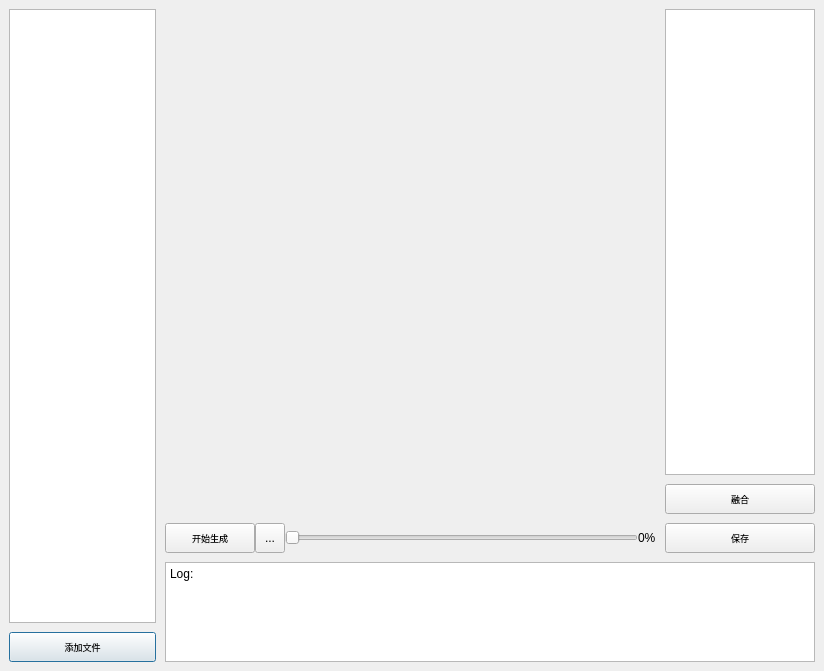
<?xml version="1.0" encoding="UTF-8"?>
<ui version="4.0">
 <class>zimu</class>
 <widget class="QDialog" name="zimu">
  <property name="geometry">
   <rect>
    <x>0</x>
    <y>0</y>
    <width>824</width>
    <height>671</height>
   </rect>
  </property>
  <property name="windowTitle">
   <string>Dialog</string>
  </property>
  <layout class="QHBoxLayout" name="horizontalLayout_2">
   <property name="spacing">
    <number>0</number>
   </property>
   <property name="leftMargin">
    <number>0</number>
   </property>
   <property name="topMargin">
    <number>0</number>
   </property>
   <property name="rightMargin">
    <number>0</number>
   </property>
   <property name="bottomMargin">
    <number>0</number>
   </property>
   <item>
    <widget class="QWidget" name="widget_left" native="true">
     <property name="sizePolicy">
      <sizepolicy hsizetype="Preferred" vsizetype="Expanding">
       <horstretch>0</horstretch>
       <verstretch>0</verstretch>
      </sizepolicy>
     </property>
     <property name="minimumSize">
      <size>
       <width>165</width>
       <height>650</height>
      </size>
     </property>
     <layout class="QVBoxLayout" name="verticalLayout">
      <property name="spacing">
       <number>9</number>
      </property>
      <property name="leftMargin">
       <number>9</number>
      </property>
      <property name="topMargin">
       <number>9</number>
      </property>
      <property name="rightMargin">
       <number>9</number>
      </property>
      <property name="bottomMargin">
       <number>9</number>
      </property>
      <item>
       <widget class="QListWidget" name="listWidget">
        <property name="sizePolicy">
         <sizepolicy hsizetype="Maximum" vsizetype="Expanding">
          <horstretch>0</horstretch>
          <verstretch>0</verstretch>
         </sizepolicy>
        </property>
        <property name="maximumSize">
         <size>
          <width>150</width>
          <height>16777215</height>
         </size>
        </property>
       </widget>
      </item>
      <item>
       <widget class="QPushButton" name="add">
        <property name="sizePolicy">
         <sizepolicy hsizetype="Preferred" vsizetype="Fixed">
          <horstretch>0</horstretch>
          <verstretch>0</verstretch>
         </sizepolicy>
        </property>
        <property name="minimumSize">
         <size>
          <width>0</width>
          <height>30</height>
         </size>
        </property>
        <property name="font">
         <font>
          <family>Agency FB</family>
          <pointsize>7</pointsize>
         </font>
        </property>
        <property name="text">
         <string>添加文件</string>
        </property>
       </widget>
      </item>
     </layout>
    </widget>
   </item>
   <item>
    <widget class="QWidget" name="widget_4" native="true">
     <property name="sizePolicy">
      <sizepolicy hsizetype="Preferred" vsizetype="Expanding">
       <horstretch>0</horstretch>
       <verstretch>0</verstretch>
      </sizepolicy>
     </property>
     <layout class="QVBoxLayout" name="verticalLayout_4">
      <property name="spacing">
       <number>9</number>
      </property>
      <property name="leftMargin">
       <number>0</number>
      </property>
      <property name="topMargin">
       <number>9</number>
      </property>
      <property name="rightMargin">
       <number>9</number>
      </property>
      <property name="bottomMargin">
       <number>9</number>
      </property>
      <item>
       <widget class="QWidget" name="widget" native="true">
        <property name="sizePolicy">
         <sizepolicy hsizetype="Expanding" vsizetype="Expanding">
          <horstretch>0</horstretch>
          <verstretch>0</verstretch>
         </sizepolicy>
        </property>
        <property name="minimumSize">
         <size>
          <width>650</width>
          <height>450</height>
         </size>
        </property>
        <layout class="QHBoxLayout" name="horizontalLayout">
         <property name="spacing">
          <number>9</number>
         </property>
         <property name="leftMargin">
          <number>0</number>
         </property>
         <property name="topMargin">
          <number>0</number>
         </property>
         <property name="rightMargin">
          <number>0</number>
         </property>
         <property name="bottomMargin">
          <number>0</number>
         </property>
         <item>
          <widget class="QWidget" name="widget_2" native="true">
           <property name="sizePolicy">
            <sizepolicy hsizetype="Expanding" vsizetype="Expanding">
             <horstretch>0</horstretch>
             <verstretch>0</verstretch>
            </sizepolicy>
           </property>
           <property name="minimumSize">
            <size>
             <width>0</width>
             <height>200</height>
            </size>
           </property>
           <property name="maximumSize">
            <size>
             <width>16777215</width>
             <height>16666666</height>
            </size>
           </property>
           <layout class="QVBoxLayout" name="verticalLayout_2">
            <property name="spacing">
             <number>9</number>
            </property>
            <property name="leftMargin">
             <number>0</number>
            </property>
            <property name="topMargin">
             <number>0</number>
            </property>
            <property name="rightMargin">
             <number>0</number>
            </property>
            <property name="bottomMargin">
             <number>0</number>
            </property>
            <item>
             <widget class="myVideoWidget" name="wgt_video_2" native="true">
              <property name="sizePolicy">
               <sizepolicy hsizetype="Expanding" vsizetype="Expanding">
                <horstretch>0</horstretch>
                <verstretch>0</verstretch>
               </sizepolicy>
              </property>
              <property name="minimumSize">
               <size>
                <width>450</width>
                <height>300</height>
               </size>
              </property>
              <property name="maximumSize">
               <size>
                <width>16777215</width>
                <height>16777215</height>
               </size>
              </property>
             </widget>
            </item>
            <item>
             <widget class="QWidget" name="widgetcentral_cen" native="true">
              <property name="sizePolicy">
               <sizepolicy hsizetype="Expanding" vsizetype="Fixed">
                <horstretch>0</horstretch>
                <verstretch>0</verstretch>
               </sizepolicy>
              </property>
              <property name="minimumSize">
               <size>
                <width>400</width>
                <height>16</height>
               </size>
              </property>
              <property name="maximumSize">
               <size>
                <width>16777215</width>
                <height>30</height>
               </size>
              </property>
              <layout class="QHBoxLayout" name="horizontalLayout_3">
               <property name="spacing">
                <number>0</number>
               </property>
               <property name="sizeConstraint">
                <enum>QLayout::SetDefaultConstraint</enum>
               </property>
               <property name="leftMargin">
                <number>0</number>
               </property>
               <property name="topMargin">
                <number>0</number>
               </property>
               <property name="rightMargin">
                <number>0</number>
               </property>
               <property name="bottomMargin">
                <number>0</number>
               </property>
               <item>
                <widget class="QPushButton" name="start">
                 <property name="sizePolicy">
                  <sizepolicy hsizetype="Fixed" vsizetype="Fixed">
                   <horstretch>0</horstretch>
                   <verstretch>0</verstretch>
                  </sizepolicy>
                 </property>
                 <property name="minimumSize">
                  <size>
                   <width>90</width>
                   <height>30</height>
                  </size>
                 </property>
                 <property name="font">
                  <font>
                   <family>Agency FB</family>
                   <pointsize>7</pointsize>
                  </font>
                 </property>
                 <property name="text">
                  <string>开始生成</string>
                 </property>
                </widget>
               </item>
               <item>
                <widget class="QToolButton" name="play">
                 <property name="sizePolicy">
                  <sizepolicy hsizetype="Fixed" vsizetype="Fixed">
                   <horstretch>0</horstretch>
                   <verstretch>0</verstretch>
                  </sizepolicy>
                 </property>
                 <property name="minimumSize">
                  <size>
                   <width>30</width>
                   <height>30</height>
                  </size>
                 </property>
                 <property name="maximumSize">
                  <size>
                   <width>60</width>
                   <height>16777215</height>
                  </size>
                 </property>
                 <property name="baseSize">
                  <size>
                   <width>0</width>
                   <height>0</height>
                  </size>
                 </property>
                 <property name="text">
                  <string>...</string>
                 </property>
                 <property name="iconSize">
                  <size>
                   <width>126</width>
                   <height>42</height>
                  </size>
                 </property>
                </widget>
               </item>
               <item>
                <widget class="QSlider" name="sld_video">
                 <property name="sizePolicy">
                  <sizepolicy hsizetype="Expanding" vsizetype="Fixed">
                   <horstretch>0</horstretch>
                   <verstretch>0</verstretch>
                  </sizepolicy>
                 </property>
                 <property name="minimumSize">
                  <size>
                   <width>0</width>
                   <height>30</height>
                  </size>
                 </property>
                 <property name="maximum">
                  <number>100</number>
                 </property>
                 <property name="orientation">
                  <enum>Qt::Horizontal</enum>
                 </property>
                </widget>
               </item>
               <item>
                <widget class="QLabel" name="lab_video">
                 <property name="sizePolicy">
                  <sizepolicy hsizetype="Fixed" vsizetype="Preferred">
                   <horstretch>0</horstretch>
                   <verstretch>0</verstretch>
                  </sizepolicy>
                 </property>
                 <property name="minimumSize">
                  <size>
                   <width>0</width>
                   <height>30</height>
                  </size>
                 </property>
                 <property name="text">
                  <string>0%</string>
                 </property>
                </widget>
               </item>
              </layout>
             </widget>
            </item>
           </layout>
          </widget>
         </item>
         <item>
          <widget class="QWidget" name="widget_3" native="true">
           <property name="sizePolicy">
            <sizepolicy hsizetype="Preferred" vsizetype="Expanding">
             <horstretch>0</horstretch>
             <verstretch>0</verstretch>
            </sizepolicy>
           </property>
           <layout class="QVBoxLayout" name="verticalLayout_3">
            <property name="spacing">
             <number>9</number>
            </property>
            <property name="leftMargin">
             <number>0</number>
            </property>
            <property name="topMargin">
             <number>0</number>
            </property>
            <property name="rightMargin">
             <number>0</number>
            </property>
            <property name="bottomMargin">
             <number>0</number>
            </property>
            <item>
             <widget class="QTextEdit" name="textEdit">
              <property name="sizePolicy">
               <sizepolicy hsizetype="Fixed" vsizetype="Expanding">
                <horstretch>0</horstretch>
                <verstretch>0</verstretch>
               </sizepolicy>
              </property>
              <property name="minimumSize">
               <size>
                <width>100</width>
                <height>300</height>
               </size>
              </property>
              <property name="maximumSize">
               <size>
                <width>150</width>
                <height>16777215</height>
               </size>
              </property>
             </widget>
            </item>
            <item>
             <widget class="QPushButton" name="pushButton">
              <property name="minimumSize">
               <size>
                <width>0</width>
                <height>30</height>
               </size>
              </property>
              <property name="font">
               <font>
                <pointsize>7</pointsize>
               </font>
              </property>
              <property name="text">
               <string>融合</string>
              </property>
             </widget>
            </item>
            <item>
             <widget class="QPushButton" name="save">
              <property name="sizePolicy">
               <sizepolicy hsizetype="Preferred" vsizetype="Fixed">
                <horstretch>0</horstretch>
                <verstretch>0</verstretch>
               </sizepolicy>
              </property>
              <property name="minimumSize">
               <size>
                <width>0</width>
                <height>30</height>
               </size>
              </property>
              <property name="maximumSize">
               <size>
                <width>1666</width>
                <height>50</height>
               </size>
              </property>
              <property name="font">
               <font>
                <family>Agency FB</family>
                <pointsize>7</pointsize>
               </font>
              </property>
              <property name="layoutDirection">
               <enum>Qt::LeftToRight</enum>
              </property>
              <property name="text">
               <string>保存</string>
              </property>
             </widget>
            </item>
           </layout>
          </widget>
         </item>
        </layout>
       </widget>
      </item>
      <item>
       <widget class="QTextBrowser" name="textBrowser">
        <property name="sizePolicy">
         <sizepolicy hsizetype="Expanding" vsizetype="Fixed">
          <horstretch>0</horstretch>
          <verstretch>0</verstretch>
         </sizepolicy>
        </property>
        <property name="minimumSize">
         <size>
          <width>600</width>
          <height>80</height>
         </size>
        </property>
        <property name="maximumSize">
         <size>
          <width>16777215</width>
          <height>100</height>
         </size>
        </property>
        <property name="font">
         <font>
          <pointsize>15</pointsize>
         </font>
        </property>
        <property name="html">
         <string>&lt;!DOCTYPE HTML PUBLIC &quot;-//W3C//DTD HTML 4.0//EN&quot; &quot;http://www.w3.org/TR/REC-html40/strict.dtd&quot;&gt;
&lt;html&gt;&lt;head&gt;&lt;meta name=&quot;qrichtext&quot; content=&quot;1&quot; /&gt;&lt;style type=&quot;text/css&quot;&gt;
p, li { white-space: pre-wrap; }
&lt;/style&gt;&lt;/head&gt;&lt;body style=&quot; font-family:'SimSun'; font-size:15pt; font-weight:400; font-style:normal;&quot;&gt;
&lt;p style=&quot; margin-top:0px; margin-bottom:0px; margin-left:0px; margin-right:0px; -qt-block-indent:0; text-indent:0px;&quot;&gt;&lt;span style=&quot; font-size:9pt;&quot;&gt;Log:&lt;/span&gt;&lt;/p&gt;
&lt;p style=&quot;-qt-paragraph-type:empty; margin-top:0px; margin-bottom:0px; margin-left:0px; margin-right:0px; -qt-block-indent:0; text-indent:0px; font-size:9pt;&quot;&gt;&lt;br /&gt;&lt;/p&gt;&lt;/body&gt;&lt;/html&gt;</string>
        </property>
       </widget>
      </item>
     </layout>
    </widget>
   </item>
  </layout>
 </widget>
 <customwidgets>
  <customwidget>
   <class>myVideoWidget</class>
   <extends>QWidget</extends>
   <header>myVideoWidget.h</header>
   <container>1</container>
  </customwidget>
 </customwidgets>
 <resources/>
 <connections/>
</ui>
